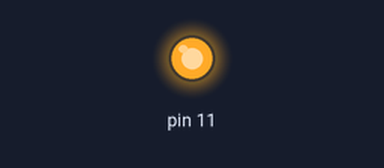
Recording of a sketch running on a simulated Arduino Uno, built with avr-gcc and run on an emulated ATmega328P. Parts: output pins drawn as LEDs (lit = HIGH).

Above: at 0.15 s.
At 6.93 s:
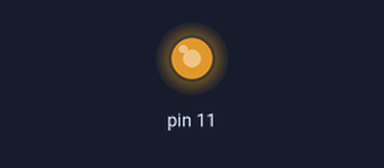
Timing chart, 0 to 6.8 s (numbered marks = the images above):
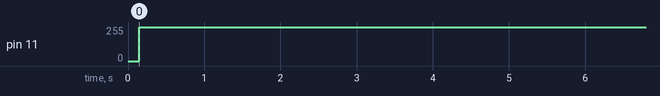

Measured:
- by itself, pin 11: 0/255 → 255/255 at 0.14 s

The sketch:

shortArduino1.ino
```cpp
// Based on http://arduino.cc/en/Tutorial/Fading by David A. Mellis
// and Tom Igoe, http://www.arduino.cc/playground/Code/PwmFrequency,
// and viznut's, skurk's, and raer's discoveries documented in
// http://countercomplex.blogspot.com/2011/10/algorithmic-symphonies-from-one-line-of.html
#include "wiring_private.h"
#undef round
#undef abs

// The speaker is on Arduino pin 11, which is port B pin 3, pin 17 on the PDIP.
// The signal on this pin is OC2A.

void setup()  {
  // set bit 3 in data direction register B to 1 to configure Port B pin 3 for output:
  //pinMode(11, OUTPUT);
  DDRB |= 1 << 3;
  // I forget what this does!
  TCCR2A |= 1 << COM2A1;
  // use 0x01 for divisor of 1, i.e. 31.25kHz
  // or 0x02 for divisor of 8, or 0x03 for divisor of 64 (default)
  TCCR2B = TCCR2B & 0xf8 | 0x01;
}

long t = 0;
int i = 0;

void loop() {
  if (++i != 64) return;
  i = 0;
  t++;
  OCR2A = ((t<<1)^((t<<1)+(t>>7)&t>>12))|t>>(4-(1^7&(t>>19)))|t>>7;
  return;

  switch ((t >> 22) & 3) {
    case 0:
      OCR2A = t*2*(char((t>>10)^(t>>10)-2)%11) | t >> 2 | (char(t>>15^t>>16^0x75)>>(7&t>>10)&1?0:-1);
      break;
    case 1:
      OCR2A = 255-((1L<<28)/(1+(t^0x5800)%0x8000) ^ t | t >> 4 | -t >> 10);
      break;
    case 2:
      OCR2A = ((t<<1)^((t<<1)+(t>>7)&t>>12))|t>>(4-(1^7&(t>>19)))|t>>7;
      break;
    case 3:
      OCR2A = ((((t>>6|t<<1)+(t>>5|t<<3|t>>3)|t>>2|t<<1) & t>>12) ^ t>>16);
      break;
  }
}
```
